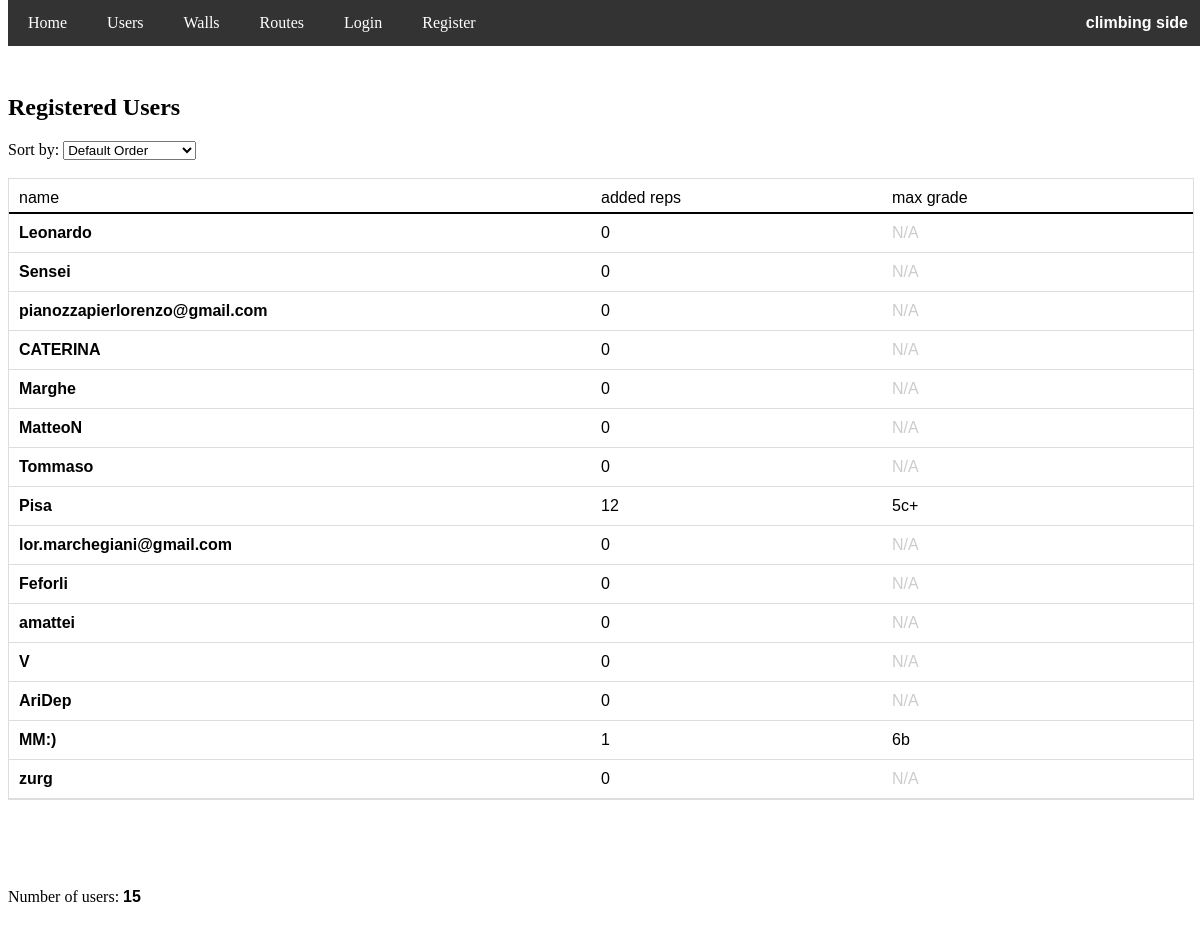
/users, run on an earlier commit of the app's database.
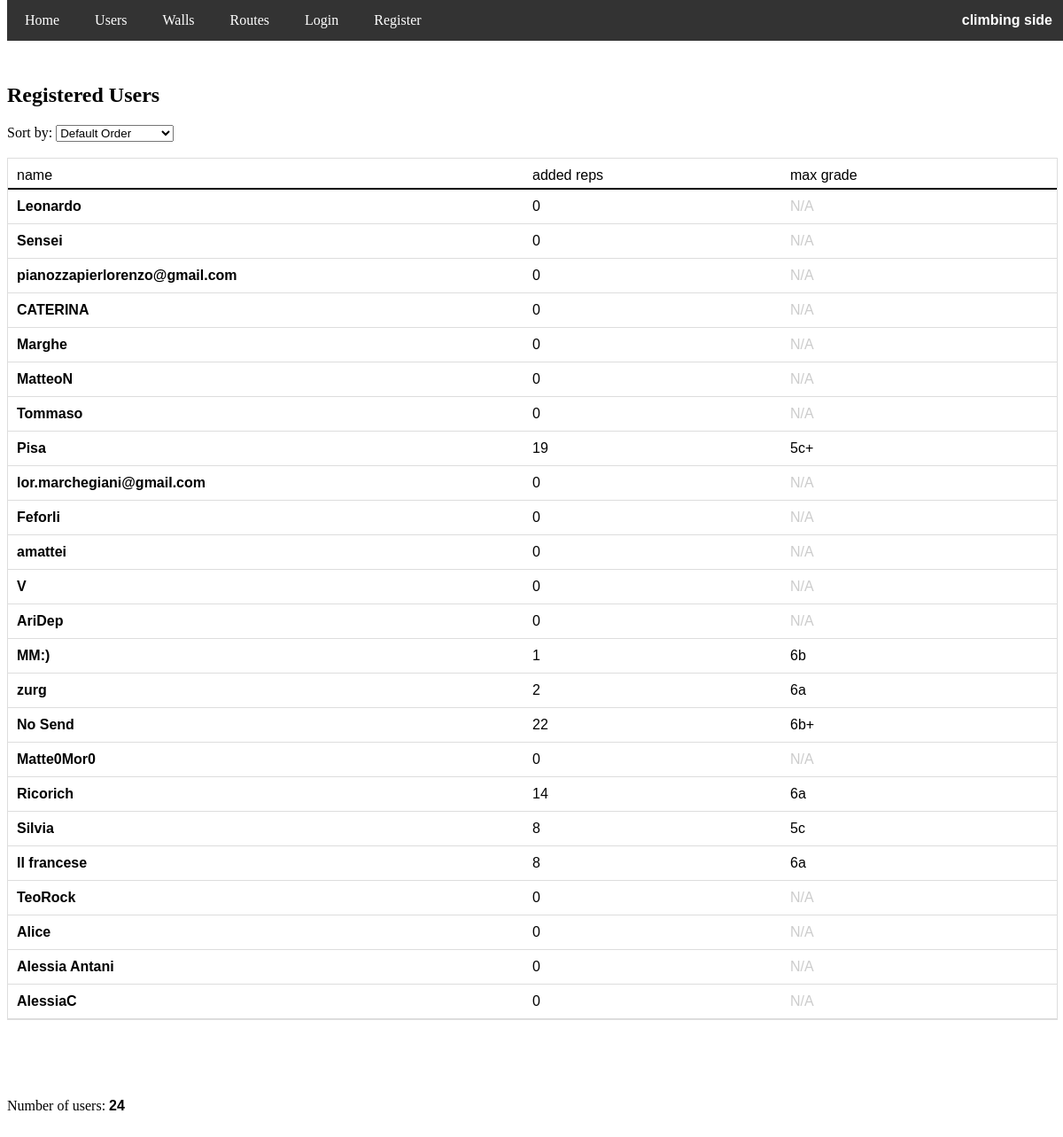
And on a later commit of the database.
### app/models.py (models this page shows, shortened)
class User(db.Model, UserMixin):
    id = db.Column(db.Integer, primary_key=True)
    username = db.Column(db.String(150), unique=True, nullable=False)
    password = db.Column(db.String(60), nullable=False)
    routes = db.relationship('Route', secondary=user_route, backref='users', lazy=True)

### app/users.py (the view)
@users.route('/users')
def users_list():
    sort_order = request.args.get('sort', 'default')
    users_with_stats = db.session.query(
    User.id, User.username,
    func.count(user_route.c.route_id).label('repetitions'),
    func.max(Route.grade).label('max_grade')
    ).outerjoin(user_route, User.id == user_route.c.user_id) \
    .outerjoin(Route, Route.id == user_route.c.route_id) \
    .group_by(User.id)
    if sort_order == 'alph':
        users_with_stats = users_with_stats.order_by(func.lower(User.username))
    elif sort_order == 'nreps':
        users_with_stats = users_with_stats.order_by(func.count(user_route.c.route_id).desc())
    elif sort_order == 'maxgrade':
        users_with_stats = users_with_stats.order_by(func.max(Route.grade).desc())
    else:
        users_with_stats = users_with_stats.order_by(User.id)
    users = users_with_stats.all()
    n_users = len(users)
    if current_user.is_authenticated:
        current_username = current_user.username
    else:
        current_username = None  # No logged-in user
    return render_template('users/users_list.html', users=users, current_username=current_username, sort_order=sort_order, n_users=n_users)

### app/templates/users/users_list.html (shortened to what this page needs)
<!DOCTYPE html>
<html lang="en">
<head>
    <link rel="stylesheet" href="{{ url_for('static', filename='styles.css') }}">
</head>
<body>
    {% if current_user.is_authenticated %}
        <div class="navbar" id="myNavbar">
            <span class="navbar-right"><b>climbing side</b></span>
            <a href="{{ url_for('home.homepage') }}">Home</a>
            <a href="{{ url_for('users.users_list') }}">Users</a>
            <a href="{{ url_for('routes.walls_list') }}">Walls</a>
            <a href="{{ url_for('routes.routes_list') }}">Routes</a>
            <a href="{{ url_for('users.user_page', user_id=current_user.id) }}">Profile</a>
            <a href="{{ url_for('users.logout') }}" onclick="return confirmLogout()" >Logout</a>
            <a href="javascript:void(0);" class="icon" onclick="toggleMenu()">&#9776;</a>
        </div>
    {% else %}
        <div class="navbar" id="myNavbar">
            <span class="navbar-right"><b>climbing side</b></span>
            <a href="{{ url_for('home.homepage') }}">Home</a>
            <a href="{{ url_for('users.users_list') }}">Users</a>
            <a href="{{ url_for('routes.walls_list') }}">Walls</a>
            <a href="{{ url_for('routes.routes_list') }}">Routes</a>
            <a href="{{ url_for('users.login') }}" >Login</a>
            <a href="{{ url_for('users.register') }}" >Register</a>
        </div>
    {% endif %}
    <br>
    <br>
    <div class="content">
    <h2>Registered Users</h2>
    <div>
        <label for="sort">Sort by:</label>
        <select id="sort" name="sort" onchange="window.location.href = '?sort=' + this.value;">
            <option value="default" {% if sort_order == 'default' %}selected{% endif %}>Default Order</option>
        </select>
    </div>
    <br>
    {% if users %}
        <div class="table" style="font-family: Verdana, sans-serif;">
            <div class="row" style="border-bottom: 2px solid black; padding-bottom: 5px;">
                <span style="flex-basis: 50%; "> name </span>
                <span> added reps </span>
                <span> max grade </span>
            </div>
            {% for user_row in users %}
            <div class="row" style="{% if current_username and user_row[1] == current_username %} background-color: rgba(15, 240, 5, 0.3); {% endif %}">
                <a href="{{ url_for('users.user_page', user_id=user_row[0]) }}" class="link6"> {{ user_row[1] }} </a>
                <span> {{ user_row[2] }} </span>
                <span style="color: {{ 'black' if user_row[3] else '#ccc' }}"> {{ user_row[3] or 'N/A' }} </span>
            </div>
            {% endfor %}
        </div>
        {% else %}
        <p>No users found.</p>
    {% endif %}
    <br>
    <br>
    <br>
    <br>
    <p> Number of users: <strong style="font-family: Verdana, sans-serif;">{{n_users}}</strong></p>
    <br>
    <br>
    <br>
    <br>
    </div>
</body>
</html>

### app/static/styles.css (style rules this page uses)
.link6 { color: black; font-weight: bold; text-decoration: none; }
.navbar { background-color: #333; overflow: hidden; position: fixed; top: 0; width: 100%; z-index: 9999; }
.navbar a { float: left; display: block; color: white; text-align: center; padding: 14px 20px; text-decoration: none; }
.navbar-right { float: right; color: white; padding: 14px 20px; text-align: center; font-family: Verdana, sans-serif; }
.content { padding-top: 30px; }

### app/templates/users/users_list.html (style rules this page uses)
.table { display: flex; flex-direction: column; width: 100%; border: 1px solid #ddd; }
.row { display: flex; padding: 10px; border-bottom: 1px solid #ddd; }
.row a { flex-basis: 50%; overflow-wrap: anywhere; word-break: normal; }
.row span { flex-basis: 25%; text-align: left; }

What changed in the data, as far as the page shows it:
computed for User "Pisa": user_row "12" → "19"
computed for User "zurg": user_row "0" → "2"; user_row "N/A" → "6a"
added User: username "No Send", user_row "22", user_row "6b+"
added User: username "Matte0Mor0", user_row "0", user_row "N/A"
added User: username "Ricorich", user_row "14", user_row "6a"
added User: username "Silvia", user_row "8", user_row "5c"
added User: username "Il francese", user_row "8", user_row "6a"
added User: username "TeoRock", user_row "0", user_row "N/A"
added User: username "Alice", user_row "0", user_row "N/A"
added User: username "Alessia Antani", user_row "0", user_row "N/A"
added User: username "AlessiaC", user_row "0", user_row "N/A"
Also different on the page:
{{ n_users }}: "15" → "24"
